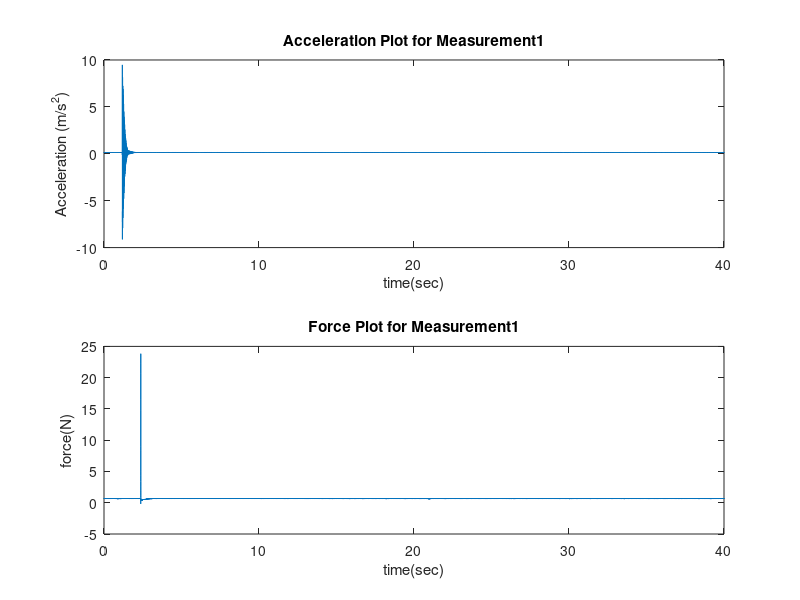

MATLAB code for this plot:
clc;
clear all;
close all;
load ('trail1lab1.mat');
s1=10.2*10^(-3);
s2=2.3*10^(-3);
Acceleration_1=(data(:,2))/s1;
Force_1=data(:,1)/s2;
load('trail2lab1.mat');
Acceleration_2= data(:,2)/s1;
Force_2=data(:,1)/s2;
load ('trail3lab1.mat');
Acceleration_3= data(:,2)/s1;
Force_3=data(:,1)/s2;
load ('trail4lab1.mat');
Acceleration_4= data(:,2)/s1;
Force_4=data(:,1)/s2;
load('trail5lab1.mat') ;
Acceleration_5= data(:,2)/s1;
Force_5=data(:,1)/s2;
subplot(2,1,1);
plot(time,Acceleration_4);
xlabel('time(sec)');
ylabel ('Acceleration (m/s^2)');
title('Acceleration Plot for Measurement1');
subplot(2,1,2);
plot (time,Force_5);
xlabel ('time(sec)');
ylabel ('force(N)');
title('Force Plot for Measurement1');